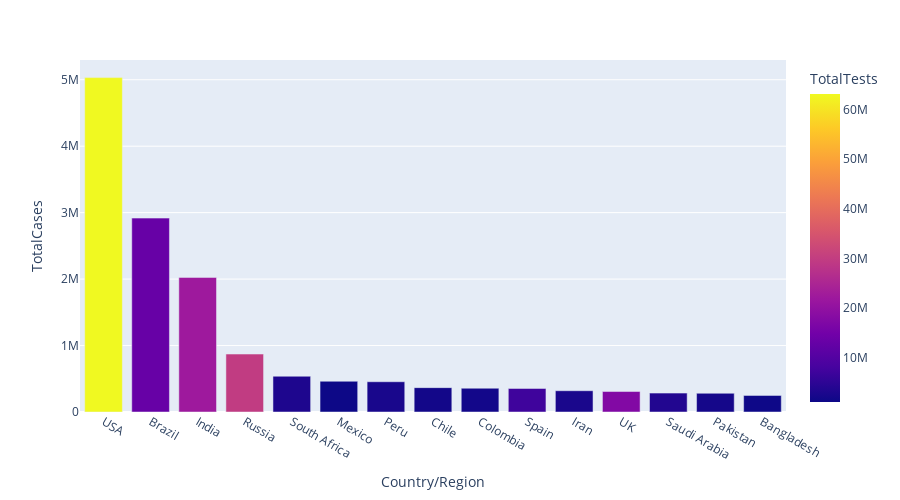

The notebook cell this image was saved under:
### Code cell
# Let's now visualize the chart bar and analyze it by coloring the number of test cases
px.bar(
    dataset1.head(15),
    x="Country/Region",
    y="TotalCases",
    color="TotalTests",
    height=500,
    hover_data=["Country/Region", "Continent", "Population"],
)

### Figure 1 — Plotly figure (JSON) as saved in the notebook; plotly's stock layout.template omitted (floating-point values rounded to 4 significant figures)
{"data": [{"alignmentgroup": "True", "customdata": [["North America", 331198130], ["South America", 212710692], ["Asia", 1381344997], ["Europe", 145940924], ["Africa", 59381566], ["North America", 129066160], ["South America", 33016319], ["South America", 19132514], ["South America", 50936262], ["Europe", 46756648], ["Asia", 84097623], ["Europe", 67922029], ["Asia", 34865919], ["Asia", 221295851], ["Asia", 164851401]], "hovertemplate": "Country/Region=%{x}<br>TotalCases=%{y}<br>Continent=%{customdata[0]}<br>Population=%{customdata[1]}<br>TotalTests=%{marker.color}<extra></extra>", "legendgroup": "", "marker": {"color": [63139605, 13206188, 22149351, 29716907, 3149807, 1056915, 2493429, 1760615, 1801835, 7064329, 2612763, 17515234, 3635705, 2058872, 1225124], "coloraxis": "coloraxis", "pattern": {"shape": ""}}, "name": "", "offsetgroup": "", "orientation": "v", "showlegend": false, "textposition": "auto", "type": "bar", "x": ["USA", "Brazil", "India", "Russia", "South Africa", "Mexico", "Peru", "Chile", "Colombia", "Spain", "Iran", "UK", "Saudi Arabia", "Pakistan", "Bangladesh"], "xaxis": "x", "y": [5032179, 2917562, 2025409, 871894, 538184, 462690, 455409, 366671, 357710, 354530, 320117, 308134, 284226, 281863, 249651], "yaxis": "y"}], "layout": {"barmode": "relative", "coloraxis": {"colorbar": {"title": {"text": "TotalTests"}}, "colorscale": [[0, "#0d0887"], [0.1111, "#46039f"], [0.2222, "#7201a8"], [0.3333, "#9c179e"], [0.4444, "#bd3786"], [0.5556, "#d8576b"], [0.6667, "#ed7953"], [0.7778, "#fb9f3a"], [0.8889, "#fdca26"], [1, "#f0f921"]]}, "height": 500, "legend": {"tracegroupgap": 0}, "margin": {"t": 60}, "xaxis": {"anchor": "y", "domain": [0, 1], "title": {"text": "Country/Region"}}, "yaxis": {"anchor": "x", "domain": [0, 1], "title": {"text": "TotalCases"}}}}
